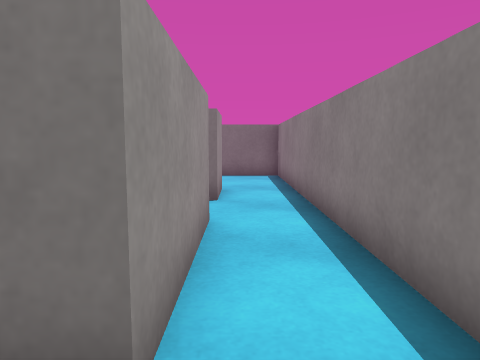
[1] (above)

16 first-person views from a walk through a scene from a Unity 3-D project. The camera is 0.62 m above the floor, tilts 6° down and sees 70° across. The floor is counted in squares, 0.5 m on a side. Each view is taken from the middle of a square. On the plan, view 1 faces up. The plan holds only what a view shows up to about 14 squares ahead; the rest is blank. The place goes on beyond the plan. Surface patterns are stand-ins for the level's own textures.

[2]
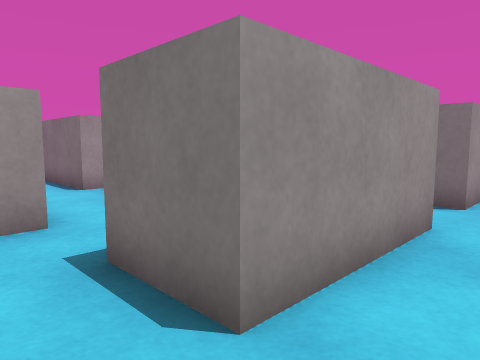

[3]
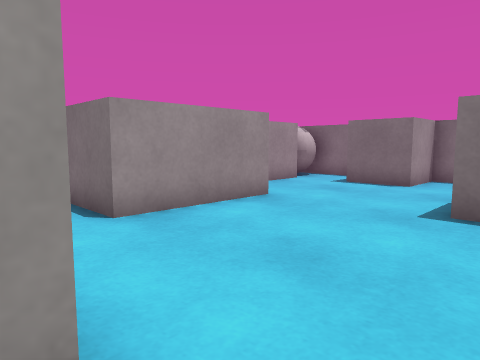

[4]
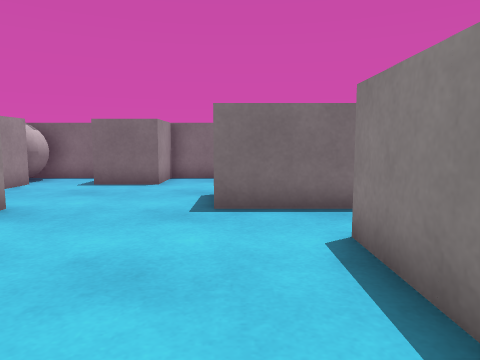

[5]
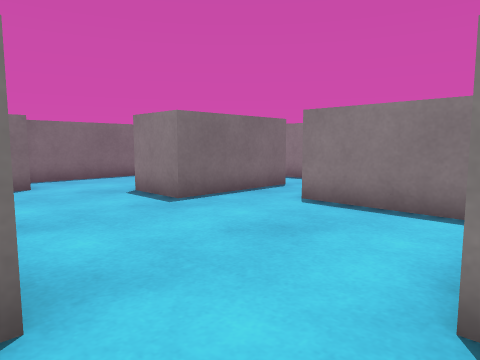

[6]
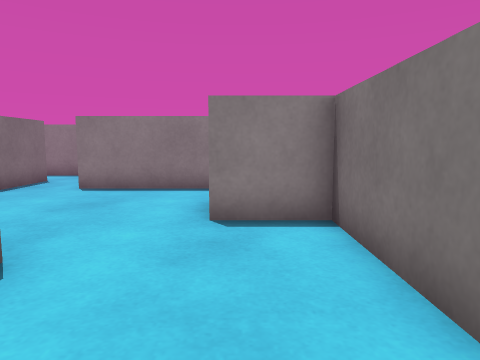

[7]
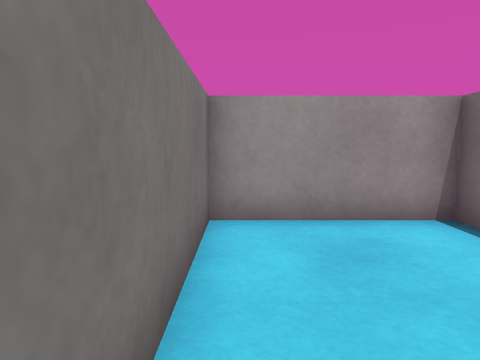

[8]
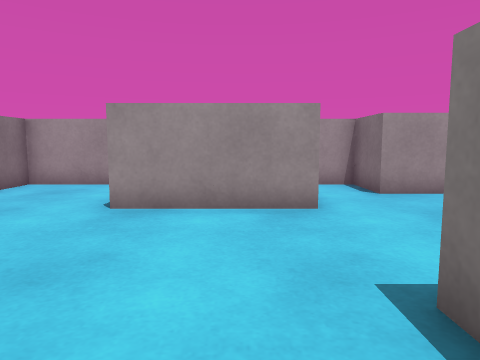

[9]
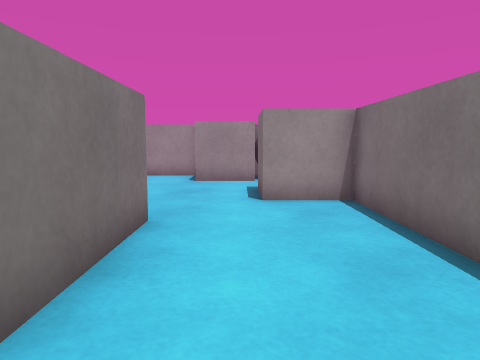

[10]
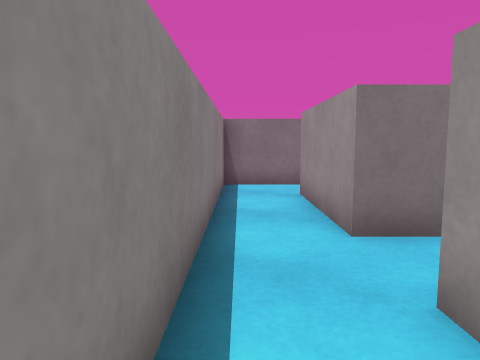

[11]
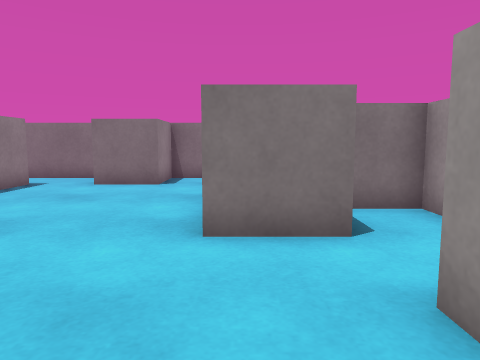

[12]
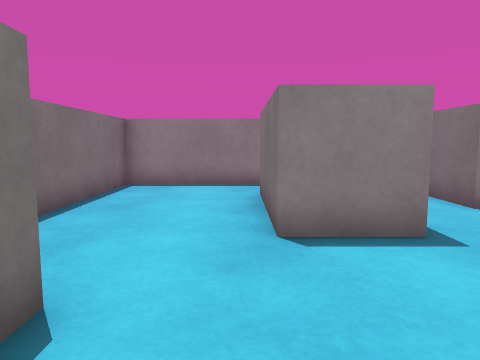

[13]
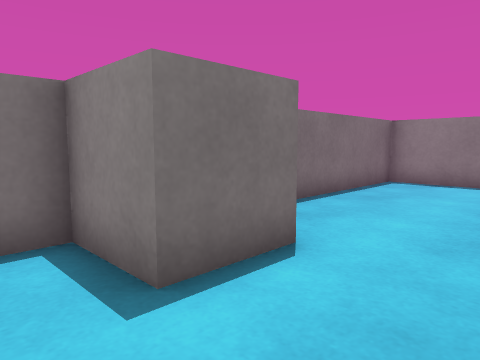

[14]
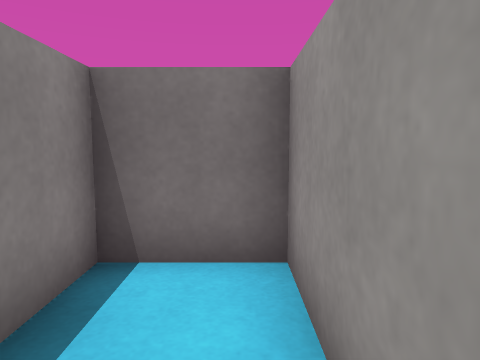

[15]
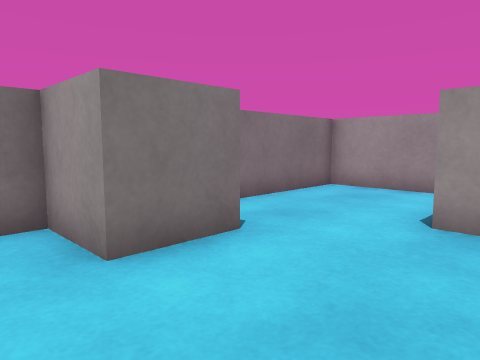

[16]
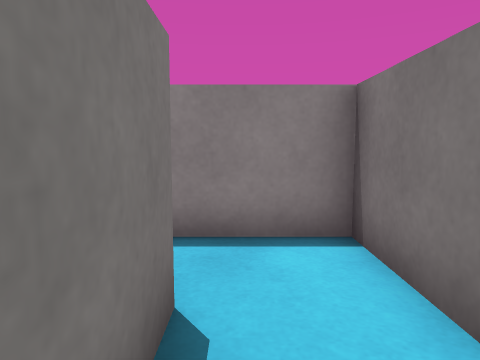

### Floor plan
Points are (right, up) in squares from view 1. A wall is a line through its corners. A room is listed if a view was taken in it or the views show most of it. See-through windows are left out.
Room 1 (views 1, 2, 8)
walls: (-2.5, 5.5) (-0.5, 5.5) (-0.5, 1.5) (-2.5, 1.5); (-2.5, -0.5) (1.5, -0.5) (1.5, 9.5); (-0.5, 9.2) (-0.5, 7.5) (-2.5, 7.5)
ways out: opening at (-1.5, 0.5) to room 2; opening at (-1.5, 6.5) to room 2; opening at (0.5, 8.5) to room 2
Room 2 (views 3, 4, 5, 6, 7, 9, 10, 11, 12, 13, 14, 15, 16)
walls: (-2.5, 7.5) (-4.5, 7.5) (-4.5, 9.5) (-0.5, 9.5); (-10.6, 7.5) (-8.5, 7.5) (-8.5, 3.5) (-12.5, 3.5) (-12.5, -0.5) (-6.5, -0.5) (-6.5, 1.5) (-4.5, 1.5) (-4.5, -0.5) (-2.5, -0.5); (-10.5, 11.5) (-10.5, 9.5) (-12.5, 9.5) (-12.5, 5.5) (-10.5, 5.5) (-10.5, 7); (-2.5, 1.5) (-2.5, 5.5); (1.5, 9.5) (1.5, 13.5) (-6.5, 13.5) (-6.5, 11.5) (-8.5, 11.5) (-8.5, 13.5) (-11.2, 13.5)
ways out: opening at (-1.5, 0.5) to room 1; opening at (-1.5, 6.5) to room 1; opening at (0.5, 8.5) to room 1
objects: ball (-12, 12) to (-11, 13)

Where each view was taken, in squares from view 1:
view 1: 0 up, 0 right, facing up
view 2: 0 up, 1 right, facing up-left
view 3: 1 up, 3 left, facing up-left
view 4: 1 up, 4 left, facing up
view 5: 1 up, 9 left, facing up-right
view 6: 1 up, 12 left, facing right
view 7: 0 up, 7 left, facing left
view 8: 6 up, 2 left, facing left
view 9: 11 up, 1 right, facing left
view 10: 10 up, 1 right, facing down
view 11: 12 up, 9 left, facing down
view 12: 10 up, 9 left, facing right
view 13: 9 up, 10 left, facing up-right
view 14: 9 up, 12 left, facing down
view 15: 5 up, 3 left, facing down-left
view 16: 1 up, 3 left, facing right
